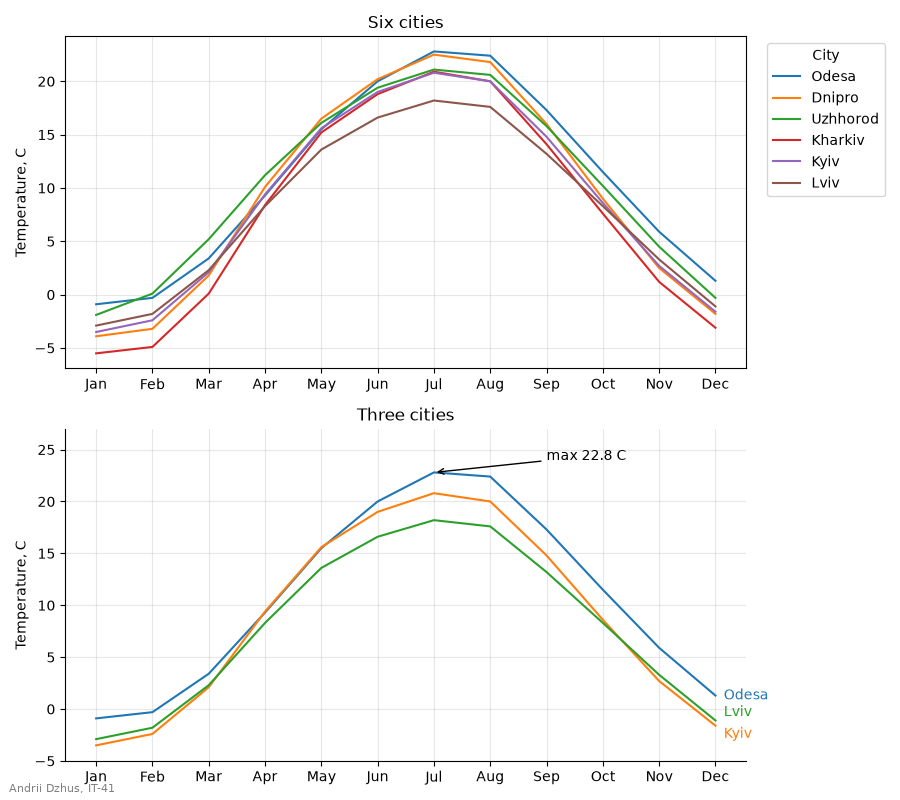

The script that saved this image:
import matplotlib.pyplot as plt

STUDENT_NAME = "Andrii Dzhus"   # ім'я та прізвище транслітерацією
STUDENT_GROUP = "IT-41"   # група

cities = {
    "Kyiv": [-3.5, -2.4, 2.1, 9.4, 15.6, 19.0, 20.8, 20.0, 14.8, 8.6, 2.7, -1.6],
    "Lviv": [-2.9, -1.8, 2.3, 8.3, 13.6, 16.6, 18.2, 17.6, 13.2, 8.3, 3.3, -1.1],
    "Odesa": [-0.9, -0.3, 3.4, 9.3, 15.5, 20.0, 22.8, 22.4, 17.3, 11.5, 5.9, 1.3],
    "Kharkiv": [-5.5, -4.9, 0.1, 8.4, 15.2, 18.8, 20.9, 20.0, 14.1, 7.6, 1.2, -3.1],
    "Dnipro": [-3.9, -3.2, 1.8, 10.1, 16.5, 20.2, 22.5, 21.8, 16.0, 9.0, 2.5, -1.8],
    "Uzhhorod": [-1.9, 0.1, 5.2, 11.2, 16.1, 19.4, 21.1, 20.6, 15.8, 10.2, 4.5, -0.3],
}
months = list(range(1, 13))
month_names = ["Jan", "Feb", "Mar", "Apr", "May", "Jun",
               "Jul", "Aug", "Sep", "Oct", "Nov", "Dec"]

JULY = 6   # індекс липня
# порядок у легенді = порядок ліній у липні, від найтеплішого
by_july = sorted(cities, key=lambda name: cities[name][JULY], reverse=True)

fig, (ax_all, ax_three) = plt.subplots(2, 1, figsize=(9, 8))

for name in by_july:
    ax_all.plot(months, cities[name], label=name)

ax_all.set_title("Six cities")
ax_all.legend(title="City", loc="upper left", bbox_to_anchor=(1.02, 1))

# три міста з підписами біля кінців ліній замість легенди
three = ["Odesa", "Kyiv", "Lviv"]
# зсув підписів по y, щоб вони не налізали один на одного
nudge = {"Odesa": 0.0, "Kyiv": -0.8, "Lviv": 0.8}

for name in three:
    line, = ax_three.plot(months, cities[name])
    ax_three.annotate(name, xy=(months[-1], cities[name][-1] + nudge[name]),
                      xytext=(6, 0), textcoords="offset points",
                      color=line.get_color(), va="center")

# найвища температура серед трьох міст - знаходимо в коді
hottest = max(three, key=lambda name: max(cities[name]))
peak = max(cities[hottest])
peak_month = months[cities[hottest].index(peak)]
ax_three.annotate(f"max {peak} C", xy=(peak_month, peak),
                  xytext=(peak_month + 2, peak + 1.2),
                  arrowprops={"arrowstyle": "->", "color": "black"})

ax_three.set_ylim(-5, 27)
ax_three.set_title("Three cities")
ax_three.spines[["top", "right"]].set_visible(False)

for ax in (ax_all, ax_three):
    ax.set_xticks(months)
    ax.set_xticklabels(month_names)
    ax.set_ylabel("Temperature, C")
    ax.grid(True, alpha=0.3)

fig.text(0.01, 0.01, f"{STUDENT_NAME}, {STUDENT_GROUP}", fontsize=8, color="gray")
fig.tight_layout()

fig.savefig("task_4.png", dpi=100)
plt.show()
